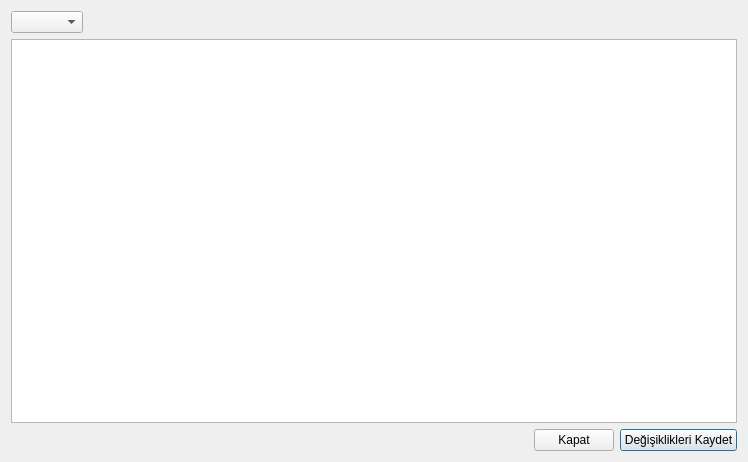
<?xml version="1.0" encoding="UTF-8"?>
<ui version="4.0">
 <class>ekleSonuc</class>
 <widget class="QDialog" name="ekleSonuc">
  <property name="geometry">
   <rect>
    <x>0</x>
    <y>0</y>
    <width>748</width>
    <height>462</height>
   </rect>
  </property>
  <property name="windowTitle">
   <string>Dialog</string>
  </property>
  <layout class="QGridLayout" name="gridLayout">
   <item row="0" column="0">
    <layout class="QHBoxLayout" name="horizontalLayout">
     <item>
      <widget class="QComboBox" name="cbSinav"/>
     </item>
     <item>
      <spacer name="horizontalSpacer_2">
       <property name="orientation">
        <enum>Qt::Horizontal</enum>
       </property>
       <property name="sizeHint" stdset="0">
        <size>
         <width>40</width>
         <height>20</height>
        </size>
       </property>
      </spacer>
     </item>
    </layout>
   </item>
   <item row="1" column="0">
    <widget class="QTableWidget" name="tableSonuclar">
     <attribute name="horizontalHeaderVisible">
      <bool>false</bool>
     </attribute>
     <attribute name="verticalHeaderVisible">
      <bool>false</bool>
     </attribute>
    </widget>
   </item>
   <item row="2" column="0">
    <layout class="QHBoxLayout" name="horizontalLayout_2">
     <item>
      <spacer name="horizontalSpacer">
       <property name="orientation">
        <enum>Qt::Horizontal</enum>
       </property>
       <property name="sizeHint" stdset="0">
        <size>
         <width>40</width>
         <height>20</height>
        </size>
       </property>
      </spacer>
     </item>
     <item>
      <widget class="QPushButton" name="btnIptal">
       <property name="sizePolicy">
        <sizepolicy hsizetype="Fixed" vsizetype="Fixed">
         <horstretch>0</horstretch>
         <verstretch>0</verstretch>
        </sizepolicy>
       </property>
       <property name="text">
        <string>Kapat</string>
       </property>
      </widget>
     </item>
     <item>
      <widget class="QPushButton" name="btnTamam">
       <property name="sizePolicy">
        <sizepolicy hsizetype="Fixed" vsizetype="Fixed">
         <horstretch>0</horstretch>
         <verstretch>0</verstretch>
        </sizepolicy>
       </property>
       <property name="text">
        <string>Değişiklikleri Kaydet</string>
       </property>
       <property name="default">
        <bool>true</bool>
       </property>
      </widget>
     </item>
    </layout>
   </item>
  </layout>
 </widget>
 <tabstops>
  <tabstop>cbSinav</tabstop>
  <tabstop>btnIptal</tabstop>
  <tabstop>btnTamam</tabstop>
  <tabstop>tableSonuclar</tabstop>
 </tabstops>
 <resources/>
 <connections/>
</ui>
